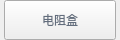
                    <widget class="QWidget" name="fdj_label_17" native="true">
                     <property name="geometry">
                      <rect>
                       <x>170</x>
                       <y>140</y>
                       <width>120</width>
                       <height>40</height>
                      </rect>
                     </property>
                     <property name="minimumSize">
                      <size>
                       <width>0</width>
                       <height>40</height>
                      </size>
                     </property>
                     <property name="maximumSize">
                      <size>
                       <width>16777215</width>
                       <height>40</height>
                      </size>
                     </property>
                     <layout class="QHBoxLayout" name="horizontalLayout_37">
                      <property name="spacing">
                       <number>0</number>
                      </property>
                      <property name="leftMargin">
                       <number>0</number>
                      </property>
                      <property name="topMargin">
                       <number>0</number>
                      </property>
                      <property name="rightMargin">
                       <number>0</number>
                      </property>
                      <property name="bottomMargin">
                       <number>0</number>
                      </property>
                      <item>
                       <widget class="QLabel" name="label_146">
                        <property name="minimumSize">
                         <size>
                          <width>4</width>
                          <height>0</height>
                         </size>
                        </property>
                        <property name="maximumSize">
                         <size>
                          <width>4</width>
                          <height>16777215</height>
                         </size>
                        </property>
                        <property name="text">
                         <string/>
                        </property>
                        <property name="pixmap">
                         <pixmap resource="twoDdisplay.qrc">:/twoDdisplay/rectleft</pixmap>
                        </property>
                       </widget>
                      </item>
                      <item>
                       <widget class="QPushButton" name="dzhbtn">
                        <property name="minimumSize">
                         <size>
                          <width>0</width>
                          <height>40</height>
                         </size>
                        </property>
                        <property name="maximumSize">
                         <size>
                          <width>16777215</width>
                          <height>40</height>
                         </size>
                        </property>
                        <property name="cursor">
                         <cursorShape>PointingHandCursor</cursorShape>
                        </property>
                        <property name="styleSheet">
                         <string notr="true">border-image:url(:/twoDdisplay/btnbg);
color:rgb(98,109,125);</string>
                        </property>
                        <property name="text">
                         <string>电阻盒</string>
                        </property>
                       </widget>
                      </item>
                      <item>
                       <widget class="QLabel" name="label_147">
                        <property name="minimumSize">
                         <size>
                          <width>4</width>
                          <height>0</height>
                         </size>
                        </property>
                        <property name="maximumSize">
                         <size>
                          <width>4</width>
                          <height>16777215</height>
                         </size>
                        </property>
                        <property name="text">
                         <string/>
                        </property>
                        <property name="pixmap">
                         <pixmap resource="twoDdisplay.qrc">:/twoDdisplay/rectright</pixmap>
                        </property>
                       </widget>
                      </item>
                     </layout>
                    </widget>
